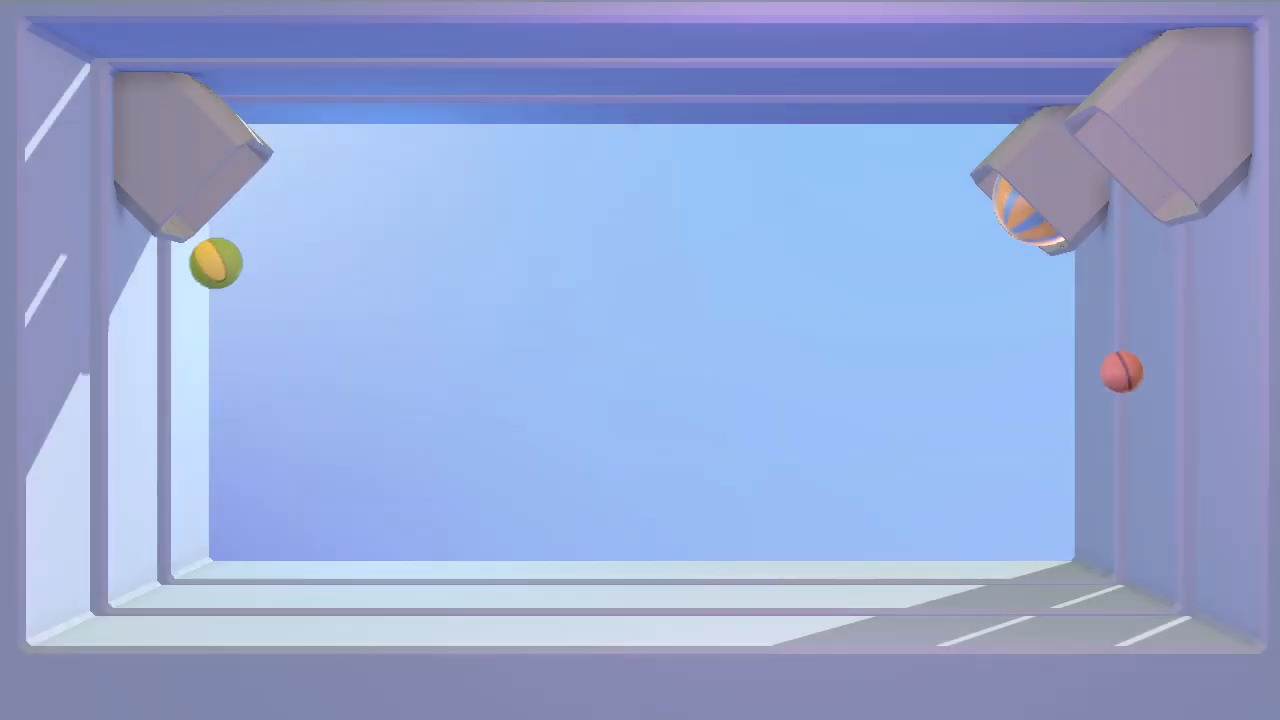
#> input picture frame 65 of labo_9/bouncing.mp4.mp4, 1280 x 720 px, given in place of ejemplo2.mp4, which was not available
$ python ejer_1.py
#> lines starting #> are read from the running program, lines starting #| are printed output that depends on the picture; after the words box and inside, x2 and y2 are one past the last pixel; in counts of white or black regions, pixels touching at a corner belong together; pictures that were not available may be replaced by others from this repository, and a replacement may not be noted
import cv2
import numpy as np
from abc import ABC, abstractmethod

class VideoProcessor_abs(ABC):
    @abstractmethod
    def process_video(self):
        pass

class VideoExercise(VideoProcessor_abs):
    def __init__(self, video_path):
        self.cap = cv2.VideoCapture(video_path)
        if not self.cap.isOpened():
            print("Error: No se pudo abrir el video.")

    def process_video(self):
        while self.cap.isOpened():
            ret, frame = self.cap.read()
#> frame is the input picture: shape (720, 1280, 3); mean B, G, R 212.7, 167.2, 149.4
            if not ret:
                break

            frame = cv2.resize(frame, (400, 600))
#> frame: shape (600, 400, 3)
            h, w = frame.shape[:2]
#> h = 600; w = 400

            gray = cv2.cvtColor(frame, cv2.COLOR_BGR2GRAY)
            edges = cv2.Canny(gray, 100, 200)
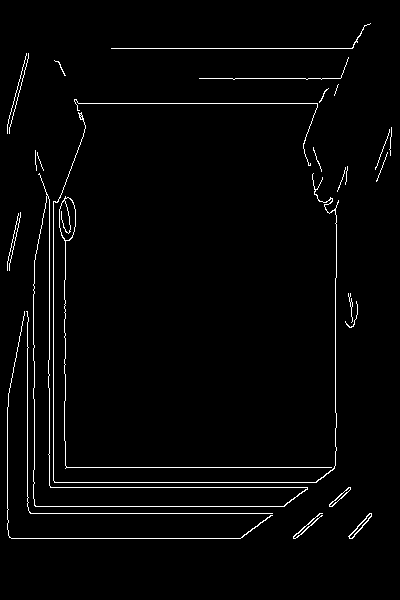
#> edges: shape (600, 400); 2.3% white in thin lines or dots, all inside (x1, y1, x2, y2) = (7, 23, 392, 539)

            mitad_izq = frame[:, :w//2]
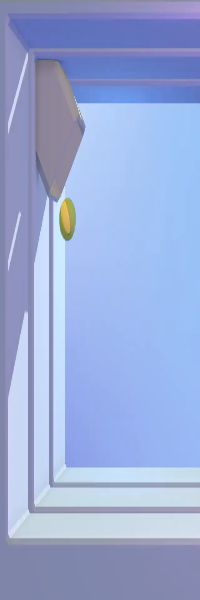
#> mitad_izq: shape (600, 200, 3); mean B, G, R 215.8, 171.1, 153.2
            mitad_der = frame[:, w//2:]
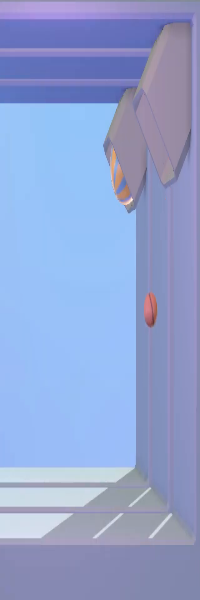
#> mitad_der: shape (600, 200, 3); mean B, G, R 209.6, 163.3, 145.4

            q1 = frame[0:h//2, 0:w//2]
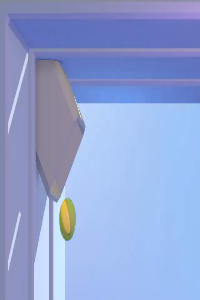
#> q1: shape (300, 200, 3); mean B, G, R 211.9, 163.3, 145.1
            q2 = frame[0:h//2, w//2:w]
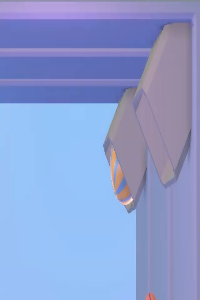
#> q2: shape (300, 200, 3); mean B, G, R 208.8, 158, 140
            q3 = frame[h//2:h, 0:w//2]
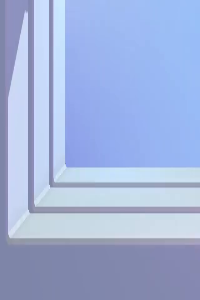
#> q3: shape (300, 200, 3); mean B, G, R 219.7, 178.9, 161.4
            q4 = frame[h//2:h, w//2:w]
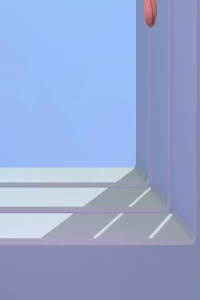
#> q4: shape (300, 200, 3); mean B, G, R 210.4, 168.6, 150.8

            cv2.imshow("Video Original Resized", frame)
            cv2.imshow("Bordes (Edge Detector)", edges)

            mitades = np.hstack((mitad_izq, mitad_der))
            cv2.imshow("Mitades", mitades)

            # Mostramos cuadrantes
            cv2.imshow("Q1", q1)
            cv2.imshow("Q2", q2)
            cv2.imshow("Q3", q3)
            cv2.imshow("Q4", q4)

            if cv2.waitKey(25) & 0xFF == 27:
#> (key Esc is pressed here)
                break

        self.cap.release()
        cv2.destroyAllWindows()

if __name__ == "__main__":
    path_video = "ejemplo2.mp4"
    lab = VideoExercise(path_video)
    lab.process_video()

$ run again, starting later in the video
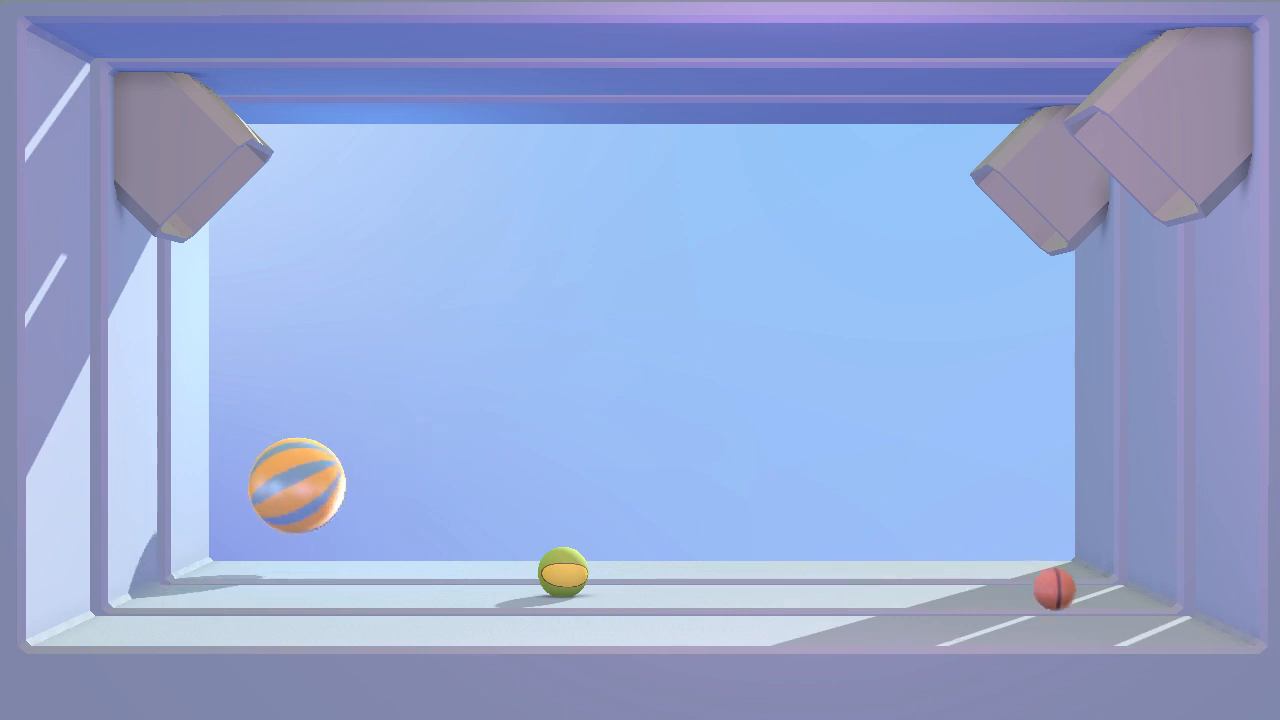
#> input picture frame 292 of labo_9/bouncing.mp4.mp4, 1280 x 720 px, given in place of ejemplo2.mp4, which was not available
#> in process_video, frame is the input picture: shape (720, 1280, 3); mean B, G, R 212.2, 167, 149.5
#> frame: shape (600, 400, 3)
#> in process_video, `edges = cv2.Canny(gray, 100, 200)`:
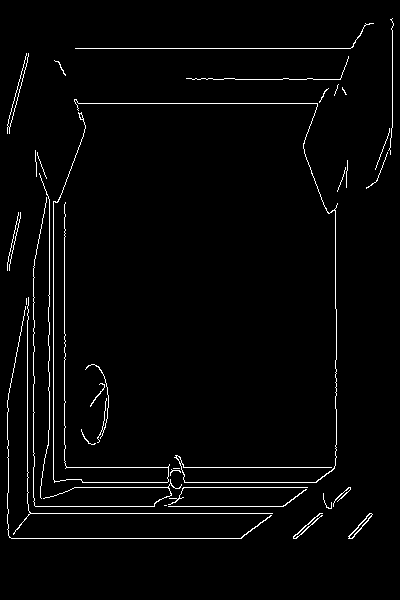
#> edges: shape (600, 400); 2.4% white in thin lines or dots, all inside (x1, y1, x2, y2) = (7, 18, 394, 539)
#> in process_video, `q4 = frame[h//2:h, w//2:w]`:
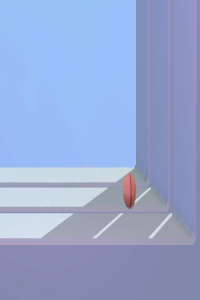
#> q4: shape (300, 200, 3); mean B, G, R 210.5, 168.4, 150.8

$ run again, starting later in the video
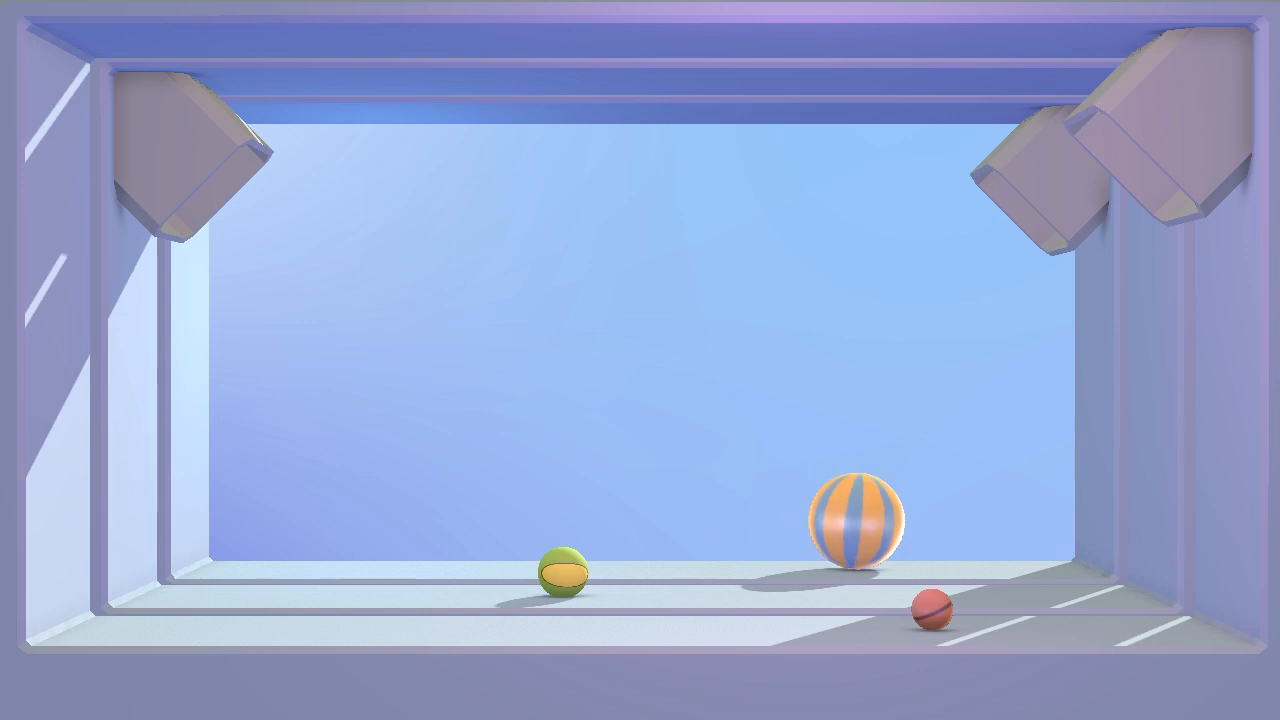
#> input picture frame 520 of labo_9/bouncing.mp4.mp4, 1280 x 720 px, given in place of ejemplo2.mp4, which was not available
#> in process_video, frame is the input picture: shape (720, 1280, 3); mean B, G, R 212.1, 166.9, 149.4
#> frame: shape (600, 400, 3)
#> in process_video, `edges = cv2.Canny(gray, 100, 200)`:
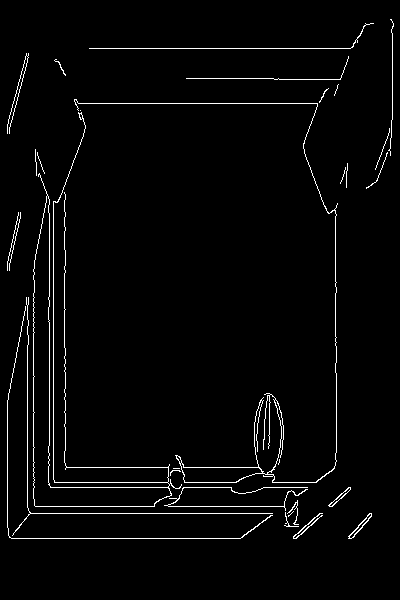
#> edges: shape (600, 400); 2.5% white in thin lines or dots, all inside (x1, y1, x2, y2) = (7, 19, 394, 539)
#> in process_video, `q4 = frame[h//2:h, w//2:w]`:
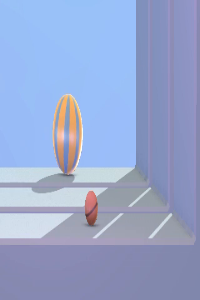
#> q4: shape (300, 200, 3); mean B, G, R 206.9, 167.1, 151.5
